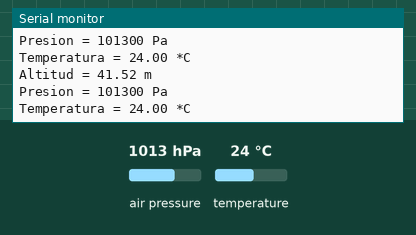
Simulated run of this sketch. Board: Arduino Uno, built with avr-gcc and run on an emulated ATmega328P. On the bench: the last lines printed to the serial monitor. The inputs (shaded band) are chosen by the test bench; at power-on: air pressure 1013 hPa, temperature 24 °C.

Above: at 1.2 s.
1.3 s: air pressure set to 952 hPa
At 1.73 s:
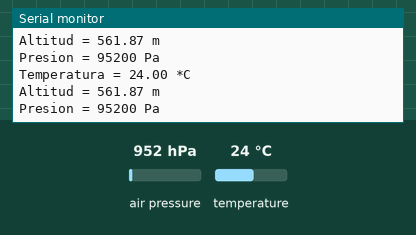
2.8 s: temperature set to 12 °C
At 2.82 s:
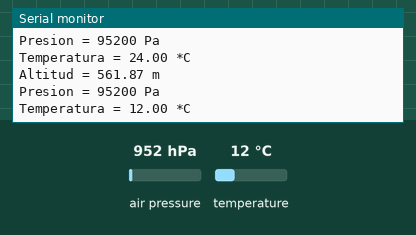
5.8 s: air pressure set to 1000 hPa
At 5.96 s:
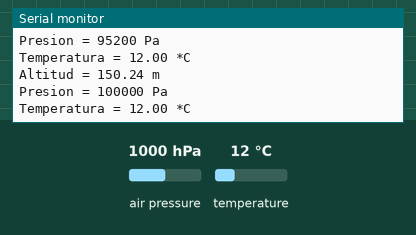
Timing chart, 0 to 8.8 s (numbered marks = the images above; inputs shaded):
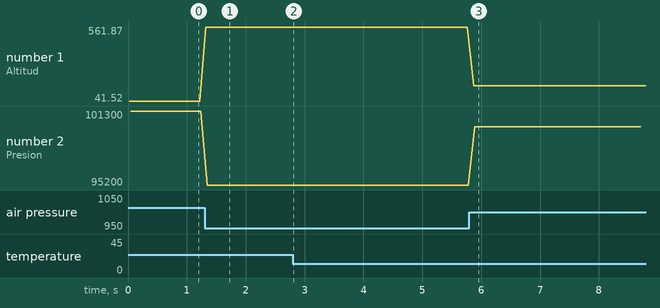

The sketch:

BMP180Operacional.ino
```cpp
// Test operacional BMP180
#include <Wire.h>
#include <Adafruit_BMP085.h>

Adafruit_BMP085 bmp;
float altura;

void setup() {
  Serial.begin(9600);
  if (!bmp.begin()) {
  Serial.println("Could not find a valid BMP085/BMP180 sensor, check wiring!");
  while (1) {}
  }
}

void loop() {
  Serial.print("Temperatura = ");
  Serial.print(bmp.readTemperature());
  Serial.println(" *C");

  // Para una medida mas precisa de la altitud se considero
  // la presion a nivel del mar actual que es de 1018
  altura = bmp.readAltitude(101800);
  Serial.print("Altitud = ");
  Serial.print(altura);
  Serial.println(" m");

  Serial.print("Presion = ");
 Serial.print(bmp.readPressure());
 Serial.println(" Pa");

  if (altura > 2600){
    Serial.println("Altura de desacople alcanzada");
  }

  Serial.println();
  delay(100);
}
```

Measured:
- after the input at 1.3 s, the serial monitor: prints a new line at once (image 1)
- after the input at 2.8 s, the serial monitor: prints a new line at once (image 2)
- after the input at 5.8 s, the serial monitor: prints a new line after 0.07 s (image 3)
- plotted number 1: 41.52 → 561.87 after the input at 1.3 s, 561.87 → 150.24 after the input at 5.8 s
- plotted number 2: 101300 → 95200 after the input at 1.3 s, 95200 → 100000 after the input at 5.8 s
